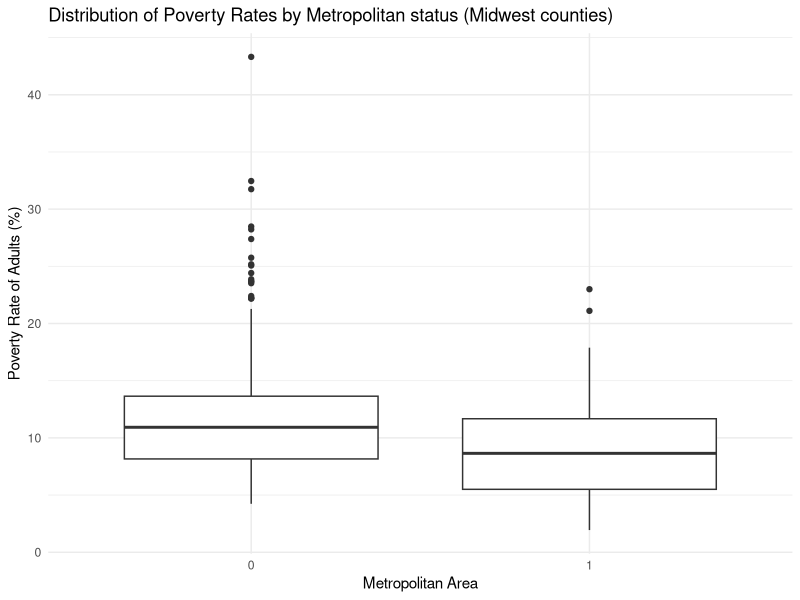

R code for this plot:
## ---- chunk 1
install.packages("tidyverse")
## ---- chunk 2
require(tidyverse)
## ---- chunk 3
dataset <- midwest
## ---- chunk 4
head(dataset)
## ---- chunk 5
mean(dataset$percollege)
## ---- chunk 6

## ---- chunk 7

## ---- chunk 8
dataset$inmetro <- dataset$inmetro %>% as.factor()
# Boxplot of poverty rate by state using the 'midwest' dataset
ggplot(dataset, aes(x = inmetro, y = percadultpoverty)) +
  geom_boxplot() +
  labs(
    title = "Distribution of Poverty Rates by Metropolitan status (Midwest counties)",
    x = "Metropolitan Area",
    y = "Poverty Rate of Adults (%)"
  ) +
  theme_minimal() +
  theme(
    legend.position = "right"
  )
## ---- chunk 9

